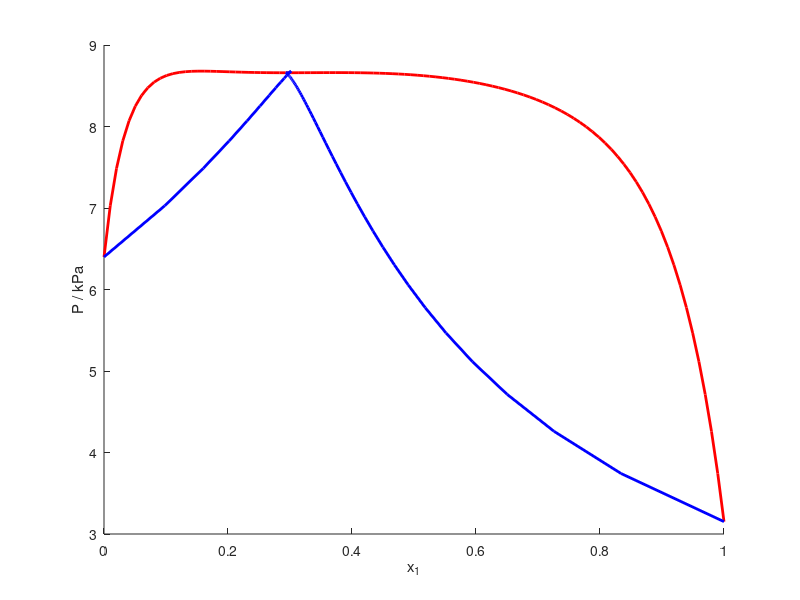

Here is the MATLAB script that generated this plot:
%% Code for Wilson and Wilson (S)

NP          = 100;                      % Number of datapoints for the plot
xv          = linspace(0,1,NP)';        % Molar composition vector for the plot
xv          = [xv,1-xv]';               % Molar composition matrix for the plot
T           = 283.15*ones(1,NP);        % Temperature vector for the plot

%% Fitting Parameter Assignation

betaalphas  = -1.3676;                  % Scaling factor
betaW       = [0;0.8184;0.0393;0];      % Binary interaction parameters (Constant)
muW         = [0        0;              % Binary interaction parameters (Temperature dependent)
               0.0640   0
               0.1927   0
               0        0
               ];

%% Pure component vapor pressure (Ethanol (1) - Cyclohexane (2))

Parameters = [
    66.39624472	44.17924472
    -7122.3	-5226.4
    0	0
    0	0
    -7.1424	-4.2278
    2.8853E-06	9.7554E-18
    2	6
    159.05	279.69
    514	553.8
];
Psat = exp(Parameters(1,:)+Parameters(2,:)./(T'+Parameters(3,:)) + Parameters(4,:).*T' + Parameters(5,:).*log(T') + Parameters(6,:).*T'.^(Parameters(7,:)))'; % kPa

%% Auxiliary Matrices

nc          = size(xv,1);
I1          = eye(nc);
I2          = eye(nc^2);
IV1         = ones(nc,1); 
IV2         = ones(nc^2,1);
MA          = repelem(I1,nc,1);
MB          = repmat(I1,1,nc);
MC          = zeros(nc^2);
for k = 1:nc
    MC(nc^3*(k-1)+k:nc^2+nc:nc^3*k) = 1;
end

%% Artificial Neural Network

% Input 
x           = xv;                                                       % Eq. (11)
t           = [1000./T;0.001*T];                                        % Eq. (12)

% DNN
LW          = exp(betaW + muW*t);                                       % Eq. (13)
L1          = (MA*x).*(I2*LW);                                          % Eq. (14)
L2          = (MB*L1);                                                  % Eq. (15)
L3          = 1./(I1*L2);                                               % Eq. (16)
L4          = (I1*L3)-IV1;                                              % Eq. (17) - linear transfer function
L5          = (I1*L3);                                                  % Eq. (18)
L6          = (-MC*LW) + (MA*L2);                                       % Eq. (19)
L8          = (MA*x).*(MA*L3).*(MA*L5).*(I2*L6);                        % Eq. (25)
L9          = (I1*L4)+(MB*L8);                                          % Eq. (22) 
L10         = betaalphas;                                               % Eq. (23) - beta10
L11         = exp((IV1*L10).*(I1*L9));                                  % Eq. (24) - activity coefficients 

LR          = (I1*x).*(I1*Psat).*(I1*L11);                              % Eq. (50)
LD          = 1./(IV1'*LR);                                             % Eq. (51)
Ly          = (I1*LR).*(IV1*LD);                                        % Eq. (52)

%% Plot

hold on
plot(x(1,:),1./LD,'-r','linewidth',2)
plot(Ly(1,:),1./LD,'-b','linewidth',2)
xlabel('x_1')
ylabel('P / kPa')


